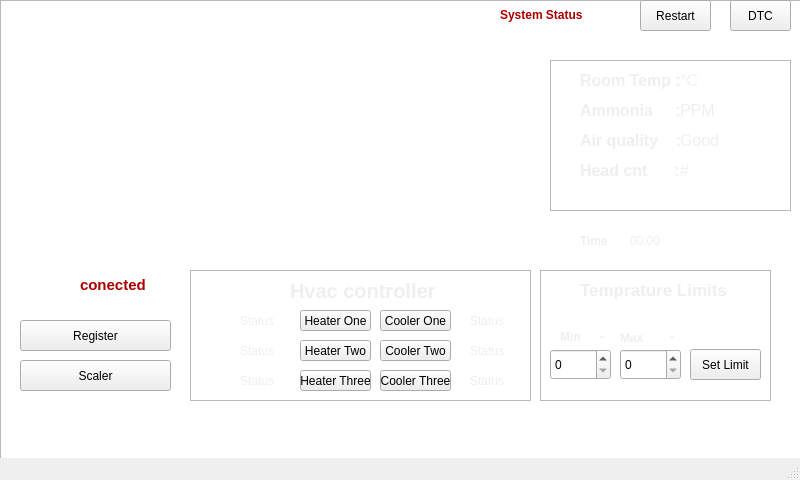
<?xml version="1.0" encoding="UTF-8"?>
<ui version="4.0">
 <class>MainWindow</class>
 <widget class="QMainWindow" name="MainWindow">
  <property name="geometry">
   <rect>
    <x>0</x>
    <y>0</y>
    <width>800</width>
    <height>480</height>
   </rect>
  </property>
  <property name="minimumSize">
   <size>
    <width>800</width>
    <height>480</height>
   </size>
  </property>
  <property name="maximumSize">
   <size>
    <width>800</width>
    <height>480</height>
   </size>
  </property>
  <property name="windowTitle">
   <string>MainWindow</string>
  </property>
  <property name="autoFillBackground">
   <bool>true</bool>
  </property>
  <property name="styleSheet">
   <string notr="true"/>
  </property>
  <property name="unifiedTitleAndToolBarOnMac">
   <bool>false</bool>
  </property>
  <widget class="QWidget" name="centralWidget">
   <widget class="QPushButton" name="btnOn">
    <property name="geometry">
     <rect>
      <x>640</x>
      <y>0</y>
      <width>71</width>
      <height>31</height>
     </rect>
    </property>
    <property name="text">
     <string>Restart</string>
    </property>
   </widget>
   <widget class="QPushButton" name="register_2">
    <property name="geometry">
     <rect>
      <x>20</x>
      <y>320</y>
      <width>151</width>
      <height>31</height>
     </rect>
    </property>
    <property name="text">
     <string>Register</string>
    </property>
   </widget>
   <widget class="QFrame" name="frame">
    <property name="geometry">
     <rect>
      <x>190</x>
      <y>270</y>
      <width>341</width>
      <height>131</height>
     </rect>
    </property>
    <property name="styleSheet">
     <string notr="true"/>
    </property>
    <property name="frameShape">
     <enum>QFrame::StyledPanel</enum>
    </property>
    <property name="frameShadow">
     <enum>QFrame::Raised</enum>
    </property>
    <widget class="QLabel" name="label_2">
     <property name="geometry">
      <rect>
       <x>100</x>
       <y>10</y>
       <width>191</width>
       <height>21</height>
      </rect>
     </property>
     <property name="font">
      <font>
       <pointsize>15</pointsize>
       <weight>75</weight>
       <bold>true</bold>
      </font>
     </property>
     <property name="styleSheet">
      <string notr="true">color: rgb(239, 239, 239);</string>
     </property>
     <property name="text">
      <string>Hvac controller</string>
     </property>
    </widget>
    <widget class="QPushButton" name="ht1_B">
     <property name="geometry">
      <rect>
       <x>110</x>
       <y>40</y>
       <width>71</width>
       <height>21</height>
      </rect>
     </property>
     <property name="font">
      <font>
       <pointsize>9</pointsize>
      </font>
     </property>
     <property name="text">
      <string>Heater One</string>
     </property>
    </widget>
    <widget class="QPushButton" name="ht2_B">
     <property name="geometry">
      <rect>
       <x>110</x>
       <y>70</y>
       <width>71</width>
       <height>21</height>
      </rect>
     </property>
     <property name="font">
      <font>
       <pointsize>9</pointsize>
      </font>
     </property>
     <property name="text">
      <string>Heater Two</string>
     </property>
    </widget>
    <widget class="QPushButton" name="ht3_B">
     <property name="geometry">
      <rect>
       <x>110</x>
       <y>100</y>
       <width>71</width>
       <height>21</height>
      </rect>
     </property>
     <property name="font">
      <font>
       <pointsize>9</pointsize>
      </font>
     </property>
     <property name="text">
      <string>Heater Three</string>
     </property>
    </widget>
    <widget class="QPushButton" name="co1_B">
     <property name="geometry">
      <rect>
       <x>190</x>
       <y>40</y>
       <width>71</width>
       <height>21</height>
      </rect>
     </property>
     <property name="font">
      <font>
       <pointsize>9</pointsize>
      </font>
     </property>
     <property name="text">
      <string>Cooler One</string>
     </property>
    </widget>
    <widget class="QPushButton" name="co2_B">
     <property name="geometry">
      <rect>
       <x>190</x>
       <y>70</y>
       <width>71</width>
       <height>21</height>
      </rect>
     </property>
     <property name="font">
      <font>
       <pointsize>9</pointsize>
      </font>
     </property>
     <property name="text">
      <string>Cooler Two</string>
     </property>
    </widget>
    <widget class="QPushButton" name="co3_B">
     <property name="geometry">
      <rect>
       <x>190</x>
       <y>100</y>
       <width>71</width>
       <height>21</height>
      </rect>
     </property>
     <property name="font">
      <font>
       <pointsize>9</pointsize>
      </font>
     </property>
     <property name="text">
      <string>Cooler Three</string>
     </property>
    </widget>
    <widget class="QLabel" name="heater_1_sts">
     <property name="geometry">
      <rect>
       <x>50</x>
       <y>40</y>
       <width>68</width>
       <height>22</height>
      </rect>
     </property>
     <property name="styleSheet">
      <string notr="true">color: rgb(239, 239, 239);</string>
     </property>
     <property name="text">
      <string>Status</string>
     </property>
    </widget>
    <widget class="QLabel" name="heater_2_sts">
     <property name="geometry">
      <rect>
       <x>50</x>
       <y>70</y>
       <width>68</width>
       <height>22</height>
      </rect>
     </property>
     <property name="styleSheet">
      <string notr="true">color: rgb(239, 239, 239);</string>
     </property>
     <property name="text">
      <string>Status</string>
     </property>
    </widget>
    <widget class="QLabel" name="heater_3_sts">
     <property name="geometry">
      <rect>
       <x>50</x>
       <y>100</y>
       <width>68</width>
       <height>22</height>
      </rect>
     </property>
     <property name="styleSheet">
      <string notr="true">color: rgb(239, 239, 239);</string>
     </property>
     <property name="text">
      <string>Status</string>
     </property>
    </widget>
    <widget class="QLabel" name="cooler_1_sts">
     <property name="geometry">
      <rect>
       <x>280</x>
       <y>40</y>
       <width>51</width>
       <height>22</height>
      </rect>
     </property>
     <property name="styleSheet">
      <string notr="true">color: rgb(239, 239, 239);</string>
     </property>
     <property name="text">
      <string>Status</string>
     </property>
    </widget>
    <widget class="QLabel" name="cooler_2_sts">
     <property name="geometry">
      <rect>
       <x>280</x>
       <y>70</y>
       <width>51</width>
       <height>22</height>
      </rect>
     </property>
     <property name="styleSheet">
      <string notr="true">color: rgb(239, 239, 239);</string>
     </property>
     <property name="text">
      <string>Status</string>
     </property>
    </widget>
    <widget class="QLabel" name="cooler_3_sts">
     <property name="geometry">
      <rect>
       <x>280</x>
       <y>100</y>
       <width>51</width>
       <height>22</height>
      </rect>
     </property>
     <property name="styleSheet">
      <string notr="true">color: rgb(239, 239, 239);</string>
     </property>
     <property name="text">
      <string>Status</string>
     </property>
    </widget>
   </widget>
   <widget class="temp_plot" name="temp_plot" native="true">
    <property name="geometry">
     <rect>
      <x>10</x>
      <y>40</y>
      <width>531</width>
      <height>211</height>
     </rect>
    </property>
    <property name="styleSheet">
     <string notr="true">border-color: rgb(34, 40, 93);</string>
    </property>
   </widget>
   <widget class="QFrame" name="frame_2">
    <property name="geometry">
     <rect>
      <x>540</x>
      <y>270</y>
      <width>231</width>
      <height>131</height>
     </rect>
    </property>
    <property name="styleSheet">
     <string notr="true"/>
    </property>
    <property name="frameShape">
     <enum>QFrame::StyledPanel</enum>
    </property>
    <property name="frameShadow">
     <enum>QFrame::Raised</enum>
    </property>
    <widget class="QLabel" name="label_4">
     <property name="geometry">
      <rect>
       <x>40</x>
       <y>10</y>
       <width>151</width>
       <height>20</height>
      </rect>
     </property>
     <property name="font">
      <font>
       <pointsize>13</pointsize>
       <weight>75</weight>
       <bold>true</bold>
      </font>
     </property>
     <property name="styleSheet">
      <string notr="true">color: rgb(239, 239, 239);</string>
     </property>
     <property name="text">
      <string>Temprature Limits</string>
     </property>
    </widget>
    <widget class="QSpinBox" name="Min_Box">
     <property name="geometry">
      <rect>
       <x>10</x>
       <y>79</y>
       <width>61</width>
       <height>31</height>
      </rect>
     </property>
    </widget>
    <widget class="QSpinBox" name="Max_Box">
     <property name="geometry">
      <rect>
       <x>80</x>
       <y>79</y>
       <width>61</width>
       <height>31</height>
      </rect>
     </property>
    </widget>
    <widget class="QLabel" name="label_7">
     <property name="geometry">
      <rect>
       <x>20</x>
       <y>59</y>
       <width>55</width>
       <height>16</height>
      </rect>
     </property>
     <property name="font">
      <font>
       <weight>75</weight>
       <bold>true</bold>
      </font>
     </property>
     <property name="styleSheet">
      <string notr="true">color: rgb(239, 239, 239);</string>
     </property>
     <property name="text">
      <string>Min</string>
     </property>
    </widget>
    <widget class="QLabel" name="label_8">
     <property name="geometry">
      <rect>
       <x>80</x>
       <y>60</y>
       <width>55</width>
       <height>16</height>
      </rect>
     </property>
     <property name="font">
      <font>
       <weight>75</weight>
       <bold>true</bold>
      </font>
     </property>
     <property name="styleSheet">
      <string notr="true">color: rgb(239, 239, 239);</string>
     </property>
     <property name="text">
      <string>Max</string>
     </property>
    </widget>
    <widget class="QLabel" name="label_9">
     <property name="geometry">
      <rect>
       <x>60</x>
       <y>59</y>
       <width>55</width>
       <height>16</height>
      </rect>
     </property>
     <property name="font">
      <font>
       <weight>75</weight>
       <bold>true</bold>
      </font>
     </property>
     <property name="styleSheet">
      <string notr="true">color: rgb(239, 239, 239);</string>
     </property>
     <property name="text">
      <string>-</string>
     </property>
    </widget>
    <widget class="QLabel" name="label_10">
     <property name="geometry">
      <rect>
       <x>130</x>
       <y>59</y>
       <width>55</width>
       <height>16</height>
      </rect>
     </property>
     <property name="font">
      <font>
       <weight>75</weight>
       <bold>true</bold>
      </font>
     </property>
     <property name="styleSheet">
      <string notr="true">color: rgb(239, 239, 239);</string>
     </property>
     <property name="text">
      <string>-</string>
     </property>
    </widget>
    <widget class="QPushButton" name="Set_Limit">
     <property name="geometry">
      <rect>
       <x>150</x>
       <y>79</y>
       <width>71</width>
       <height>31</height>
      </rect>
     </property>
     <property name="text">
      <string>Set Limit</string>
     </property>
    </widget>
   </widget>
   <widget class="QPushButton" name="DTC">
    <property name="geometry">
     <rect>
      <x>730</x>
      <y>0</y>
      <width>61</width>
      <height>31</height>
     </rect>
    </property>
    <property name="text">
     <string>DTC</string>
    </property>
   </widget>
   <widget class="QLabel" name="message">
    <property name="geometry">
     <rect>
      <x>80</x>
      <y>270</y>
      <width>101</width>
      <height>31</height>
     </rect>
    </property>
    <property name="font">
     <font>
      <pointsize>11</pointsize>
      <weight>75</weight>
      <bold>true</bold>
     </font>
    </property>
    <property name="autoFillBackground">
     <bool>false</bool>
    </property>
    <property name="styleSheet">
     <string notr="true">background-color: rgb(255, 255, 255);</string>
    </property>
    <property name="text">
     <string>&lt;html&gt;&lt;head/&gt;&lt;body&gt;&lt;p&gt;&lt;span style=&quot; color:#aa0000;&quot;&gt;conected&lt;/span&gt;&lt;/p&gt;&lt;/body&gt;&lt;/html&gt;</string>
    </property>
   </widget>
   <widget class="QFrame" name="frame_3">
    <property name="geometry">
     <rect>
      <x>550</x>
      <y>60</y>
      <width>241</width>
      <height>151</height>
     </rect>
    </property>
    <property name="styleSheet">
     <string notr="true"/>
    </property>
    <property name="frameShape">
     <enum>QFrame::StyledPanel</enum>
    </property>
    <property name="frameShadow">
     <enum>QFrame::Raised</enum>
    </property>
    <widget class="QLabel" name="label_3">
     <property name="geometry">
      <rect>
       <x>30</x>
       <y>10</y>
       <width>131</width>
       <height>21</height>
      </rect>
     </property>
     <property name="font">
      <font>
       <pointsize>12</pointsize>
       <weight>75</weight>
       <bold>true</bold>
      </font>
     </property>
     <property name="styleSheet">
      <string notr="true">color: rgb(239, 239, 239);</string>
     </property>
     <property name="text">
      <string>Room Temp :</string>
     </property>
    </widget>
    <widget class="QLabel" name="label_5">
     <property name="geometry">
      <rect>
       <x>30</x>
       <y>40</y>
       <width>131</width>
       <height>21</height>
      </rect>
     </property>
     <property name="font">
      <font>
       <pointsize>12</pointsize>
       <weight>75</weight>
       <bold>true</bold>
      </font>
     </property>
     <property name="styleSheet">
      <string notr="true">color: rgb(239, 239, 239);</string>
     </property>
     <property name="text">
      <string>Ammonia     :</string>
     </property>
    </widget>
    <widget class="QLabel" name="label_6">
     <property name="geometry">
      <rect>
       <x>30</x>
       <y>70</y>
       <width>101</width>
       <height>21</height>
      </rect>
     </property>
     <property name="font">
      <font>
       <pointsize>12</pointsize>
       <weight>75</weight>
       <bold>true</bold>
      </font>
     </property>
     <property name="styleSheet">
      <string notr="true">color: rgb(239, 239, 239);</string>
     </property>
     <property name="text">
      <string>Air quality    :</string>
     </property>
    </widget>
    <widget class="QLabel" name="Temp">
     <property name="geometry">
      <rect>
       <x>130</x>
       <y>10</y>
       <width>91</width>
       <height>21</height>
      </rect>
     </property>
     <property name="font">
      <font>
       <pointsize>12</pointsize>
      </font>
     </property>
     <property name="styleSheet">
      <string notr="true">color: rgb(239, 239, 239);</string>
     </property>
     <property name="text">
      <string>°C</string>
     </property>
    </widget>
    <widget class="QLabel" name="Ammonia">
     <property name="geometry">
      <rect>
       <x>130</x>
       <y>40</y>
       <width>91</width>
       <height>21</height>
      </rect>
     </property>
     <property name="font">
      <font>
       <pointsize>12</pointsize>
      </font>
     </property>
     <property name="styleSheet">
      <string notr="true">color: rgb(239, 239, 239);</string>
     </property>
     <property name="text">
      <string>PPM</string>
     </property>
    </widget>
    <widget class="QLabel" name="Air">
     <property name="geometry">
      <rect>
       <x>130</x>
       <y>70</y>
       <width>91</width>
       <height>21</height>
      </rect>
     </property>
     <property name="font">
      <font>
       <pointsize>12</pointsize>
      </font>
     </property>
     <property name="styleSheet">
      <string notr="true">color: rgb(239, 239, 239);</string>
     </property>
     <property name="text">
      <string>Good</string>
     </property>
    </widget>
    <widget class="QLabel" name="lable_head">
     <property name="geometry">
      <rect>
       <x>30</x>
       <y>100</y>
       <width>101</width>
       <height>21</height>
      </rect>
     </property>
     <property name="font">
      <font>
       <pointsize>12</pointsize>
       <weight>75</weight>
       <bold>true</bold>
      </font>
     </property>
     <property name="styleSheet">
      <string notr="true">color: rgb(239, 239, 239);</string>
     </property>
     <property name="text">
      <string>Head cnt      :</string>
     </property>
    </widget>
    <widget class="QLabel" name="Head_count">
     <property name="geometry">
      <rect>
       <x>130</x>
       <y>100</y>
       <width>91</width>
       <height>21</height>
      </rect>
     </property>
     <property name="font">
      <font>
       <pointsize>12</pointsize>
      </font>
     </property>
     <property name="styleSheet">
      <string notr="true">color: rgb(239, 239, 239);</string>
     </property>
     <property name="text">
      <string>#</string>
     </property>
    </widget>
    <widget class="QLabel" name="Head_count_2">
     <property name="geometry">
      <rect>
       <x>10</x>
       <y>10</y>
       <width>21</width>
       <height>21</height>
      </rect>
     </property>
     <property name="font">
      <font>
       <pointsize>12</pointsize>
      </font>
     </property>
     <property name="text">
      <string/>
     </property>
     <property name="pixmap">
      <pixmap>../temp.png</pixmap>
     </property>
     <property name="scaledContents">
      <bool>true</bool>
     </property>
    </widget>
    <widget class="QLabel" name="Head_count_3">
     <property name="geometry">
      <rect>
       <x>10</x>
       <y>40</y>
       <width>21</width>
       <height>21</height>
      </rect>
     </property>
     <property name="font">
      <font>
       <pointsize>12</pointsize>
      </font>
     </property>
     <property name="text">
      <string/>
     </property>
     <property name="pixmap">
      <pixmap>../ammonia.png</pixmap>
     </property>
     <property name="scaledContents">
      <bool>true</bool>
     </property>
    </widget>
    <widget class="QLabel" name="Head_count_4">
     <property name="geometry">
      <rect>
       <x>10</x>
       <y>70</y>
       <width>21</width>
       <height>21</height>
      </rect>
     </property>
     <property name="font">
      <font>
       <pointsize>12</pointsize>
      </font>
     </property>
     <property name="text">
      <string/>
     </property>
     <property name="pixmap">
      <pixmap>../air.jpeg</pixmap>
     </property>
     <property name="scaledContents">
      <bool>true</bool>
     </property>
    </widget>
    <widget class="QLabel" name="Head_count_5">
     <property name="geometry">
      <rect>
       <x>10</x>
       <y>100</y>
       <width>21</width>
       <height>31</height>
      </rect>
     </property>
     <property name="font">
      <font>
       <pointsize>12</pointsize>
      </font>
     </property>
     <property name="text">
      <string/>
     </property>
     <property name="pixmap">
      <pixmap>../hen.jpeg</pixmap>
     </property>
     <property name="scaledContents">
      <bool>true</bool>
     </property>
    </widget>
   </widget>
   <widget class="QLabel" name="label_12">
    <property name="geometry">
     <rect>
      <x>580</x>
      <y>230</y>
      <width>68</width>
      <height>22</height>
     </rect>
    </property>
    <property name="font">
     <font>
      <weight>75</weight>
      <bold>true</bold>
     </font>
    </property>
    <property name="styleSheet">
     <string notr="true">color: rgb(239, 239, 239);</string>
    </property>
    <property name="text">
     <string>Time</string>
    </property>
   </widget>
   <widget class="QLabel" name="Time_L">
    <property name="geometry">
     <rect>
      <x>630</x>
      <y>230</y>
      <width>68</width>
      <height>22</height>
     </rect>
    </property>
    <property name="styleSheet">
     <string notr="true">color: rgb(239, 239, 239);</string>
    </property>
    <property name="text">
     <string>00:00</string>
    </property>
   </widget>
   <widget class="QLabel" name="message_2">
    <property name="geometry">
     <rect>
      <x>500</x>
      <y>0</y>
      <width>121</width>
      <height>31</height>
     </rect>
    </property>
    <property name="font">
     <font>
      <weight>75</weight>
      <bold>true</bold>
     </font>
    </property>
    <property name="autoFillBackground">
     <bool>false</bool>
    </property>
    <property name="styleSheet">
     <string notr="true">color: rgb(239, 239, 239);</string>
    </property>
    <property name="text">
     <string>&lt;html&gt;&lt;head/&gt;&lt;body&gt;&lt;p&gt;&lt;span style=&quot; color:#aa0000;&quot;&gt;System Status&lt;/span&gt;&lt;/p&gt;&lt;/body&gt;&lt;/html&gt;</string>
    </property>
   </widget>
   <widget class="QLabel" name="message_3">
    <property name="geometry">
     <rect>
      <x>20</x>
      <y>270</y>
      <width>41</width>
      <height>31</height>
     </rect>
    </property>
    <property name="font">
     <font>
      <weight>75</weight>
      <bold>true</bold>
     </font>
    </property>
    <property name="autoFillBackground">
     <bool>false</bool>
    </property>
    <property name="text">
     <string/>
    </property>
    <property name="pixmap">
     <pixmap>GUI Pic/internet.png</pixmap>
    </property>
    <property name="scaledContents">
     <bool>true</bool>
    </property>
   </widget>
   <widget class="QPushButton" name="Scaler">
    <property name="geometry">
     <rect>
      <x>20</x>
      <y>360</y>
      <width>151</width>
      <height>31</height>
     </rect>
    </property>
    <property name="text">
     <string>Scaler</string>
    </property>
   </widget>
   <widget class="QGraphicsView" name="graphicsView">
    <property name="geometry">
     <rect>
      <x>0</x>
      <y>0</y>
      <width>801</width>
      <height>481</height>
     </rect>
    </property>
    <property name="autoFillBackground">
     <bool>true</bool>
    </property>
    <property name="styleSheet">
     <string notr="true">Background: url(Back.jpeg)</string>
    </property>
   </widget>
   <zorder>graphicsView</zorder>
   <zorder>btnOn</zorder>
   <zorder>register_2</zorder>
   <zorder>frame</zorder>
   <zorder>frame_2</zorder>
   <zorder>DTC</zorder>
   <zorder>message</zorder>
   <zorder>label_12</zorder>
   <zorder>Time_L</zorder>
   <zorder>message_2</zorder>
   <zorder>message_3</zorder>
   <zorder>Scaler</zorder>
   <zorder>temp_plot</zorder>
   <zorder>frame_3</zorder>
  </widget>
  <widget class="QStatusBar" name="statusBar"/>
 </widget>
 <layoutdefault spacing="6" margin="11"/>
 <customwidgets>
  <customwidget>
   <class>temp_plot</class>
   <extends>QWidget</extends>
   <header location="global">temp_plot.h</header>
   <container>1</container>
  </customwidget>
 </customwidgets>
 <resources/>
 <connections/>
</ui>
